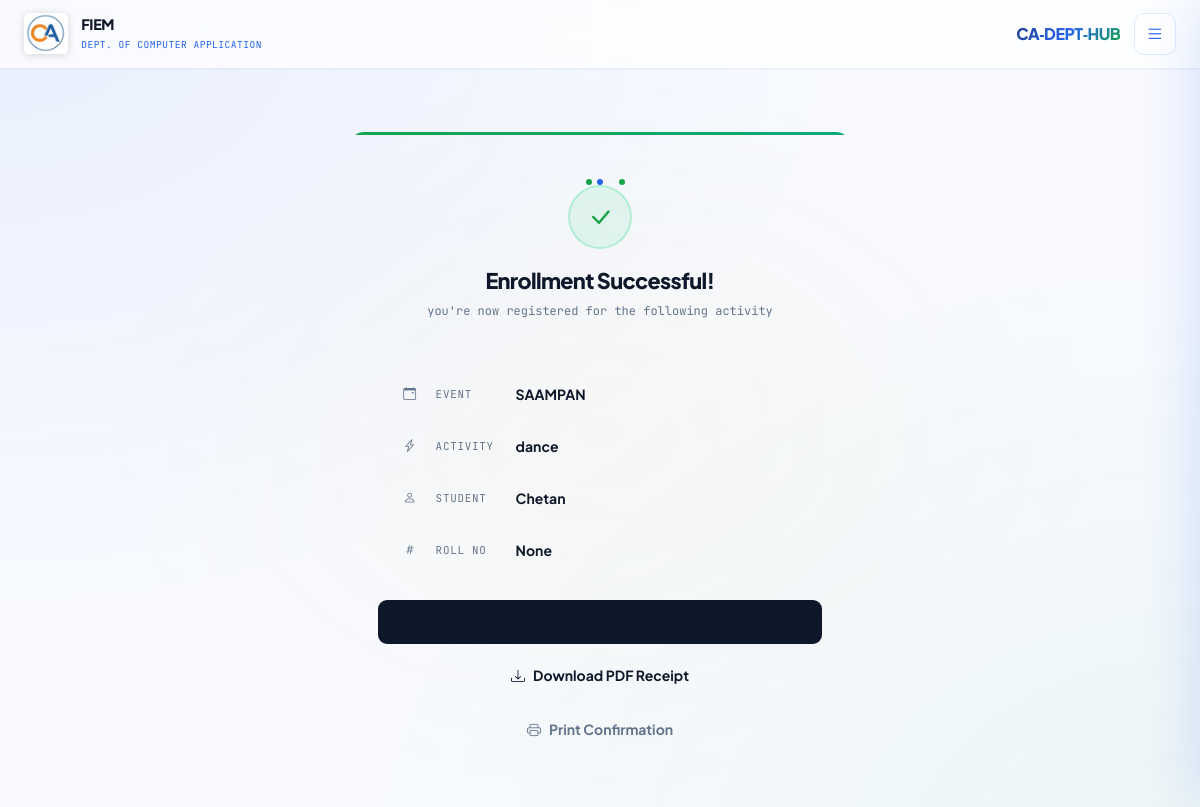
The page /events/success/1/ (signed in) on the database its author committed.
### events/models.py (models this page shows, shortened)
class Enrollment(models.Model):
    user = models.ForeignKey(settings.AUTH_USER_MODEL, on_delete=models.CASCADE)
    event = models.ForeignKey(Event, on_delete=models.CASCADE)
    activity = models.ForeignKey(Activity, on_delete=models.CASCADE, null=True, blank=True)
    team_name = models.CharField(max_length=100, blank=True, null=True)
    participants_list = models.TextField(help_text="Names of group members", blank=True)
    payment_status = models.BooleanField(default=False)
    transaction_id = models.CharField(max_length=100, blank=True)
    razorpay_order_id = models.CharField(max_length=100, blank=True, null=True)
    razorpay_payment_id = models.CharField(max_length=100, blank=True, null=True)
    razorpay_signature = models.CharField(max_length=200, blank=True, null=True)
    enrolled_at = models.DateTimeField(auto_now_add=True)

class Event(models.Model):
    title = models.CharField(max_length=200)
    description = models.TextField()
    date = models.DateTimeField()
    venue = models.CharField(max_length=200)
    fee = models.DecimalField(max_digits=10, decimal_places=2, default=0.00)
    image = models.ImageField(upload_to='event_images/', blank=True, null=True)
    created_at = models.DateTimeField(auto_now_add=True)

class Activity(models.Model):
    ACTIVITY_TYPES = (
        ('solo', 'Solo'),
        ('group', 'Group'),
        ('volunteer', 'Volunteer'),
    )
    event = models.ForeignKey(Event, on_delete=models.CASCADE, related_name='activities')
    name = models.CharField(max_length=100)
    category = models.CharField(max_length=50, choices=ACTIVITY_TYPES, default='solo')
    description = models.TextField(blank=True)
    max_participants = models.IntegerField(default=1)

### users/models.py (models this page shows, shortened)
class User(AbstractUser):
    ROLE_CHOICES = (
        ('student', 'Student'),
        ('admin', 'Admin'),
    )
    DEPT_CHOICES = (
        ('BCA', 'BCA'),
        ('MCA', 'MCA'),
        ('OTHER', 'Other Department'),
    )
    role = models.CharField(max_length=10, choices=ROLE_CHOICES, default='student')
    roll_number = models.CharField(max_length=20, unique=True, null=True, blank=True)
    phone = models.CharField(max_length=15, blank=True)
    phone_number = models.CharField(max_length=15, blank=True)
    college_email = models.EmailField(blank=True)
    department = models.CharField(max_length=10, choices=DEPT_CHOICES, blank=True)
    is_profile_complete = models.BooleanField(default=False)

### events/views.py (the view)
# urls.py: path('success/<int:enrollment_id>/', enrollment_success, name='enrollment_success'),
@login_required
def enrollment_success(request, enrollment_id):
    enrollment = get_object_or_404(Enrollment, id=enrollment_id, user=request.user)
    if not enrollment.payment_status:
        return redirect('dashboard')
    return render(request, 'events/success.html', {'enrollment': enrollment})

### templates/events/success.html (shortened to what this page needs)
{% extends 'base.html' %}
{% block content %}
<div class="success-wrap">
    <div class="success-card">
        <div class="success-head">
            <div class="confetti-strip">
                <div class="conf-dot"></div>
                <div class="conf-dot"></div>
                <div class="conf-dot"></div>
                <div class="conf-dot"></div>
                <div class="conf-dot"></div>
            </div>
            <div class="check-ring"><i class="bi bi-check-lg"></i></div>
            <div class="success-title">Enrollment Successful!</div>
            <div class="success-sub">you're now registered for the following activity</div>
        </div>
        <div class="detail-block">
            <div class="detail-row">
                <div class="detail-icon"><i class="bi bi-calendar-event"></i></div>
                <span class="detail-key">Event</span>
                <span class="detail-val">{{ enrollment.event.title }}</span>
            </div>
            <div class="detail-row">
                <div class="detail-icon"><i class="bi bi-lightning-charge"></i></div>
                <span class="detail-key">Activity</span>
                <span class="detail-val">{{ enrollment.activity.name }}</span>
            </div>
            <div class="detail-row">
                <div class="detail-icon"><i class="bi bi-person"></i></div>
                <span class="detail-key">Student</span>
                <span class="detail-val">{{ enrollment.user.username }}</span>
            </div>
            <div class="detail-row">
                <div class="detail-icon"><i class="bi bi-hash"></i></div>
                <span class="detail-key">Roll No</span>
                <span class="detail-val">{{ enrollment.user.roll_number }}</span>
            </div>
        </div>
        <div class="action-stack">
            <a href="{% url 'dashboard' %}" class="act-btn act-primary">
                <i class="bi bi-speedometer2"></i> Go to Dashboard
            </a>
            <a href="{% url 'download_receipt' enrollment.id %}" class="act-btn act-outline">
                <i class="bi bi-download"></i> Download PDF Receipt
            </a>
            <button onclick="window.print()" class="act-btn act-ghost">
                <i class="bi bi-printer"></i> Print Confirmation
            </button>
        </div>
    </div>
</div>
{% endblock %}

### templates/base.html (style rules this page uses)
:root { --blue-deep: #1e3a8a; --blue: #2563eb; --blue-mid: #3b82f6; --blue-lt: #93c5fd; --blue-pale: #dbeafe; --blue-ghost: rgba(37,99,235,.08); --green-deep: #14532d; --green: #16a34a; --green-lt: #4ade80; --yellow: #eab308; --yellow-lt: #fde047; --yellow-pale:#fefce8; --white: #ffffff; --off-white: #f8faff; --gray-50: #f0f4ff; --gray-100: #e0e7ff; --gray-200: #c7d2fe; --gray-500: #6b7280; --gray-700: #374151; --text: #0f172a; --text2: #334155; --muted: #64748b; --glass: rgba(255,255,255,0.7); --glass-2: rgba(255,255,255,0.5); --glass-bd: rgba(255,255,255,0.8); --shadow-sm: 0 1px 3px rgba(37,99,235,.06), 0 1px 2px rgba(37,99,235,.04); --shadow: 0 4px 20px rgba(37,99,235,.10); --shadow-lg: 0 10px 40px rgba(37,99,235,.15); --mono: 'JetBrains Mono', monospace; --sans: 'Plus Jakarta Sans', sans-serif; --topbar-h: 68px; --sidebar-w: 300px; }
*, *::before, *::after { box-sizing: border-box; margin: 0; padding: 0; }
html { scroll-behavior: smooth; }
body { font-family: var(--sans); background: var(--off-white); color: var(--text); min-height: 100vh; overflow-x: hidden; }
body::before { content: ''; position: fixed; inset: 0; background: radial-gradient(ellipse at 0% 0%, rgba(37,99,235,.07) 0%, transparent 50%), radial-gradient(ellipse at 100% 100%, rgba(22,163,74,.05) 0%, transparent 50%), radial-gradient(ellipse at 50% 50%, rgba(234,179,8,.04) 0%, transparent 60%); pointer-events: none; z-index: 0; }

### rows shown on the page
Enrollment: event "SAAMPAN", activity.name "dance", user.username "Chetan", user.roll_number "None"
